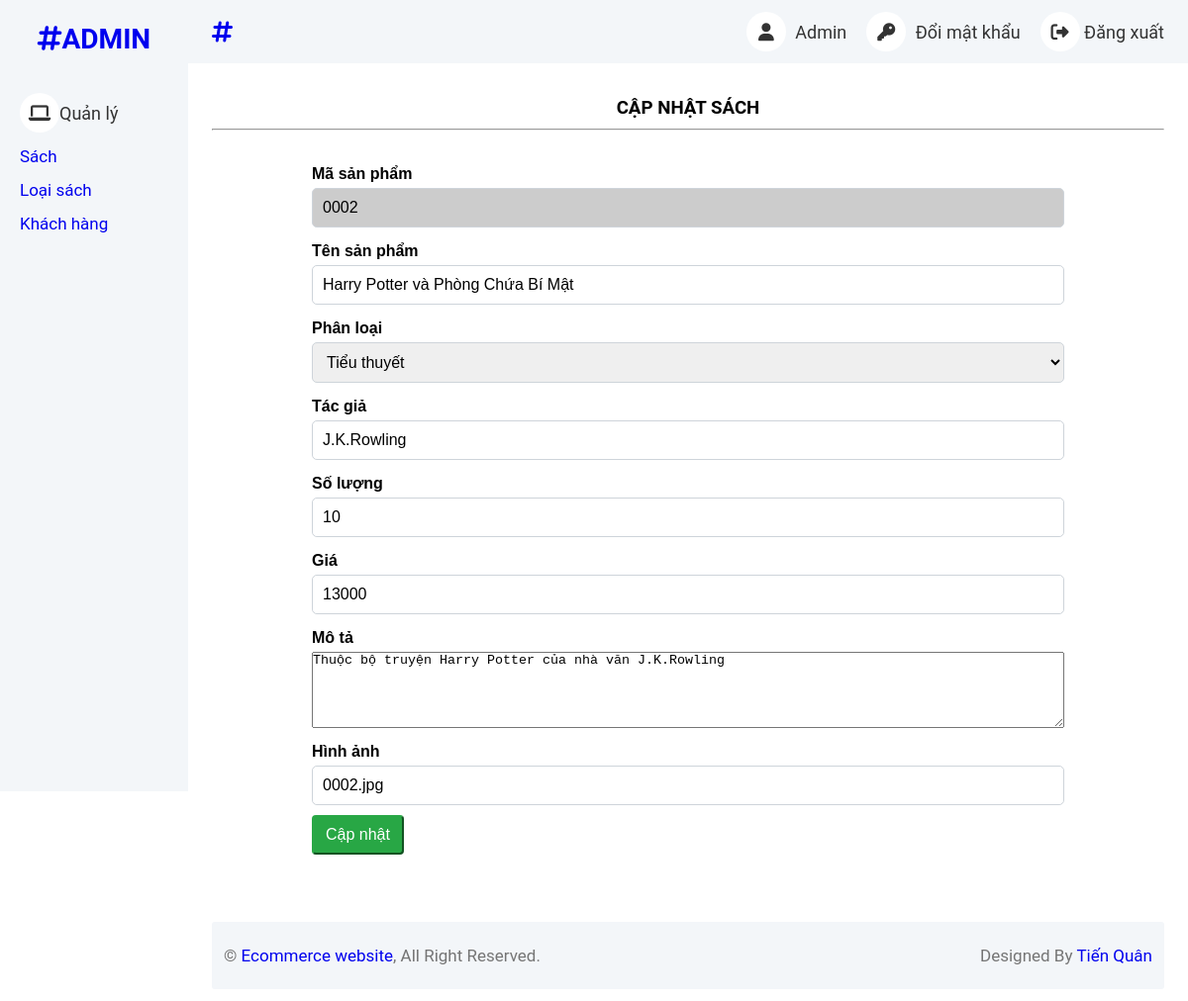
The page /html/admin/product/index.php?action=edit&productId=0002 on the database its author committed.
### tables this page shows
CREATE TABLE `sach` (
  `maSach` varchar(4) NOT NULL,
  `tenSach` varchar(100),
  `maLS` varchar(4),
  `moTa` varchar(256),
  `giaTien` int(11),
  `soLuong` int(11),
  `tacGia` varchar(256),
  `hinhAnh` varchar(256)
);

### html/admin/product/index.php (called while the page is built, shortened)
<?php
    include_once '../../../components/layout_admin.php';
?>

### database/helper/query.php (called while the page is built, shortened)
<?php
  include_once "connect.php";
  function quick_query(string $sql) {
    global $conn;
    $result = mysqli_query($conn, $sql);
    return $result;
}
  function get_data_query(string $sql) {
    $result = quick_query($sql);
    $data = [];
    if (mysqli_num_rows($result) != 0) {
      while ($row = mysqli_fetch_array($result)) {
        $data[] = $row;
      }
    }
    return $data;
  }
?>

### html/admin/product/product_edit.php (the view, shortened to what this page needs)
<?php
    $sql_ls = "SELECT s.maLS, l.tenLS FROM sach AS s JOIN loai_sach AS l ON s.maLS = l.maLS group by s.maLS";
    $res_ls = get_data_query($sql_ls);
    if(isset($_GET['productId'])){
        $id = $_GET['productId'];
        $sql = "SELECT s.*, l.tenLS FROM sach AS s JOIN loai_sach AS l ON s.maLS = l.maLS WHERE s.maSach = $id";
        $res = get_data_query($sql);
        if($res){
            $product = $res[0];
        }
    }
?>
<section>
    <h3>CẬP NHẬT SÁCH</h3>
    <hr>
    <form action="" method="post" class="form-container">
        <div>
            <label for="productId" class="form-label">Mã sản phẩm</label>
            <input type="text" readonly style="background-color: #ccc;" id="productId" name="productId" value="<?php echo $product['maSach'] ?? $productId; ?>" class="form-input" >
        </div>
        <div>
            <label for="productName" class="form-label">Tên sản phẩm</label>
            <input required type="text" id="productName" name="productName" value="<?php echo $product['tenSach'] ?? "" ?>" class="form-input">
        </div>
        <div>
            <label for="category" class="form-label">Phân loại</label>
            <select name="category" id="category" class="form-select">
                <?php
                foreach ($res_ls as $line) {
                    $selected = ($line['maLS'] == $product['maLS']) ? 'selected' : '';
                    echo "<option value='{$line['maLS']}' $selected> {$line['tenLS']} </option>";
                }
                ?>
            </select>
        </div>
        <div>
            <label for="author" class="form-label">Tác giả</label>
            <input required type="text" name="author" id="author" value="<?php echo $product['tacGia'] ?? "" ?>" class="form-input">
        </div>
        <div>
            <label for="quantity" class="form-label">Số lượng</label>
            <input required type="number" id="quantity" name="quantity" value="<?php echo $product['soLuong'] ?? $quantity ?>" class="form-input">
        </div>
        <div>
            <label for="price" class="form-label">Giá</label>
            <input required type="number" id="price" min="0" name="price" value="<?php echo $product['giaTien'] ?>"  class="form-input">
        </div>
        <div>
            <label for="description" class="form-label">Mô tả</label>
            <div class="editor-container">
                <textarea rows="5" name="productDes" id=""><?php echo $product['moTa'] ?></textarea>
            </div>
        </div>
        <div>
            <label for="productImg"  class="form-label">Hình ảnh</label>
            <input required type="text" name="productImg" value="<?php echo $product['hinhAnh'] ?>" id="productImg" class="form-input" required>
        </div>
        <div style="margin-top: 10px">
            <div class="col-md-offset-2 col-md-10">
                <input required type="submit" name="submit" value="Cập nhật" class="btn btn-success" />
            </div>
        </div>
    </form>
</section>

### assets/styles/basic_setup.css (style rules this page uses)
* { padding: 0; margin: 0; box-sizing: border-box; }
:root { --primary-color: #f95030; --primary-color-rgb: rgba(238, 75 , 43); --white-color: #fff; --black-color: #000; --text-color: #333; --star-gold: #FFCE3E; --header-height: 120px; --navbar-height: 30px; --header-with-search: calc(var(--header-height) - var(--navbar-height)); --header-sort-bar-height: 46px; --width: 0%; }
html { font-family: 'Roboto', sans-serif; box-sizing: border-box; scroll-behavior: smooth; }

### assets/styles/custom.css (style rules this page uses)
input[type="submit"], button { cursor: pointer; }
body { position: relative; }

### components/layout_admin.php (style rules this page uses)
:root { --primary-color: #f95030; --primary-color-rgb: rgba(238, 75 , 43); --white-color: #fff; --black-color: #000; --text-color: #949494; }
* { margin: 0; padding: 0; box-sizing: border-box; }
.btn { display: inline-block; font-weight: 400; text-align: center; white-space: nowrap; vertical-align: middle; font-size: 16px; line-height: 1.5; padding: 6px 12px; border-radius: 4px; text-decoration: none; cursor: pointer; }
.btn.btn-success { color: #fff; background-color: #28a745; border-color: #28a745; }
section { padding: 24px; }
h3 { padding: 10px 0; text-align: center; }

### html/admin/product/product_edit.php (style rules this page uses)
.form-container { max-width: 800px; margin: 0 auto; padding: 20px; font-family: Arial, sans-serif; }
.form-label { display: block; font-weight: bold; margin: 15px 0 5px; }
.form-input, .form-select { width: 100%; padding: 10px; border: 1px solid #ced4da; border-radius: 5px; box-sizing: border-box; font-size: 16px; }
textarea { width: 100%; }

### rows shown on the page
sach: productId "0002", productName "Harry Potter và Phòng Chứa Bí Mật", author "J.K.Rowling", quantity "10", price "13000", productDes "Thuộc bộ truyện Harry Potter của nhà văn J.K.Rowling", productImg "0002.jpg"

### other values the page prints
form field category "Tiểu thuyết"
